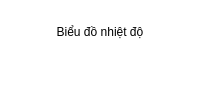
                     <widget class="QWidget" name="Nhietdo">
                      <layout class="QVBoxLayout" name="verticalLayout_34">
                       <property name="spacing">
                        <number>0</number>
                       </property>
                       <property name="leftMargin">
                        <number>0</number>
                       </property>
                       <property name="topMargin">
                        <number>0</number>
                       </property>
                       <property name="rightMargin">
                        <number>0</number>
                       </property>
                       <property name="bottomMargin">
                        <number>0</number>
                       </property>
                       <item>
                        <widget class="QWidget" name="Nhietdo_widget" native="true">
                         <property name="styleSheet">
                          <string notr="true">background-color: rgb(255, 255, 255);</string>
                         </property>
                         <layout class="QVBoxLayout" name="verticalLayout_65">
                          <item>
                           <widget class="QLabel" name="title_nhietdo">
                            <property name="sizePolicy">
                             <sizepolicy hsizetype="Preferred" vsizetype="Fixed">
                              <horstretch>0</horstretch>
                              <verstretch>0</verstretch>
                             </sizepolicy>
                            </property>
                            <property name="styleSheet">
                             <string notr="true">
font: 700 20pt &quot;Segoe UI&quot;;
color: rgb(0, 0, 0);</string>
                            </property>
                            <property name="text">
                             <string>Biểu đồ nhiệt độ</string>
                            </property>
                            <property name="alignment">
                             <set>Qt::AlignCenter</set>
                            </property>
                           </widget>
                          </item>
                          <item>
                           <widget class="QLabel" name="thoigian_nhietdo">
                            <property name="sizePolicy">
                             <sizepolicy hsizetype="Preferred" vsizetype="Fixed">
                              <horstretch>0</horstretch>
                              <verstretch>0</verstretch>
                             </sizepolicy>
                            </property>
                            <property name="styleSheet">
                             <string notr="true">font: 700 16pt &quot;Segoe UI&quot;;
color: rgb(0, 0, 0);</string>
                            </property>
                            <property name="text">
                             <string/>
                            </property>
                            <property name="alignment">
                             <set>Qt::AlignCenter</set>
                            </property>
                           </widget>
                          </item>
                          <item>
                           <layout class="QVBoxLayout" name="screen_nhietdo">
                            <property name="spacing">
                             <number>0</number>
                            </property>
                            <property name="sizeConstraint">
                             <enum>QLayout::SetMaximumSize</enum>
                            </property>
                            <property name="bottomMargin">
                             <number>0</number>
                            </property>
                           </layout>
                          </item>
                         </layout>
                        </widget>
                       </item>
                      </layout>
                     </widget>
